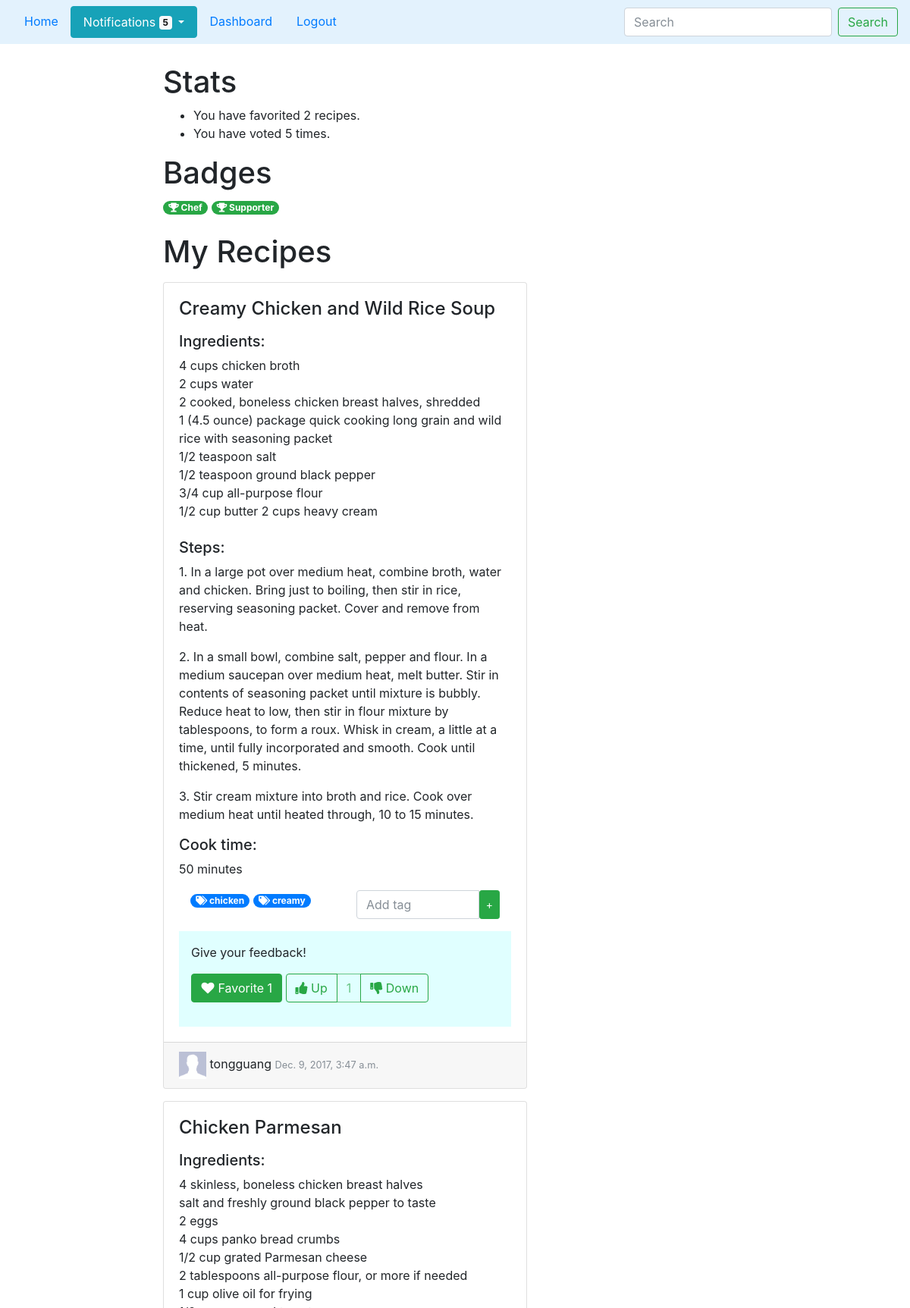
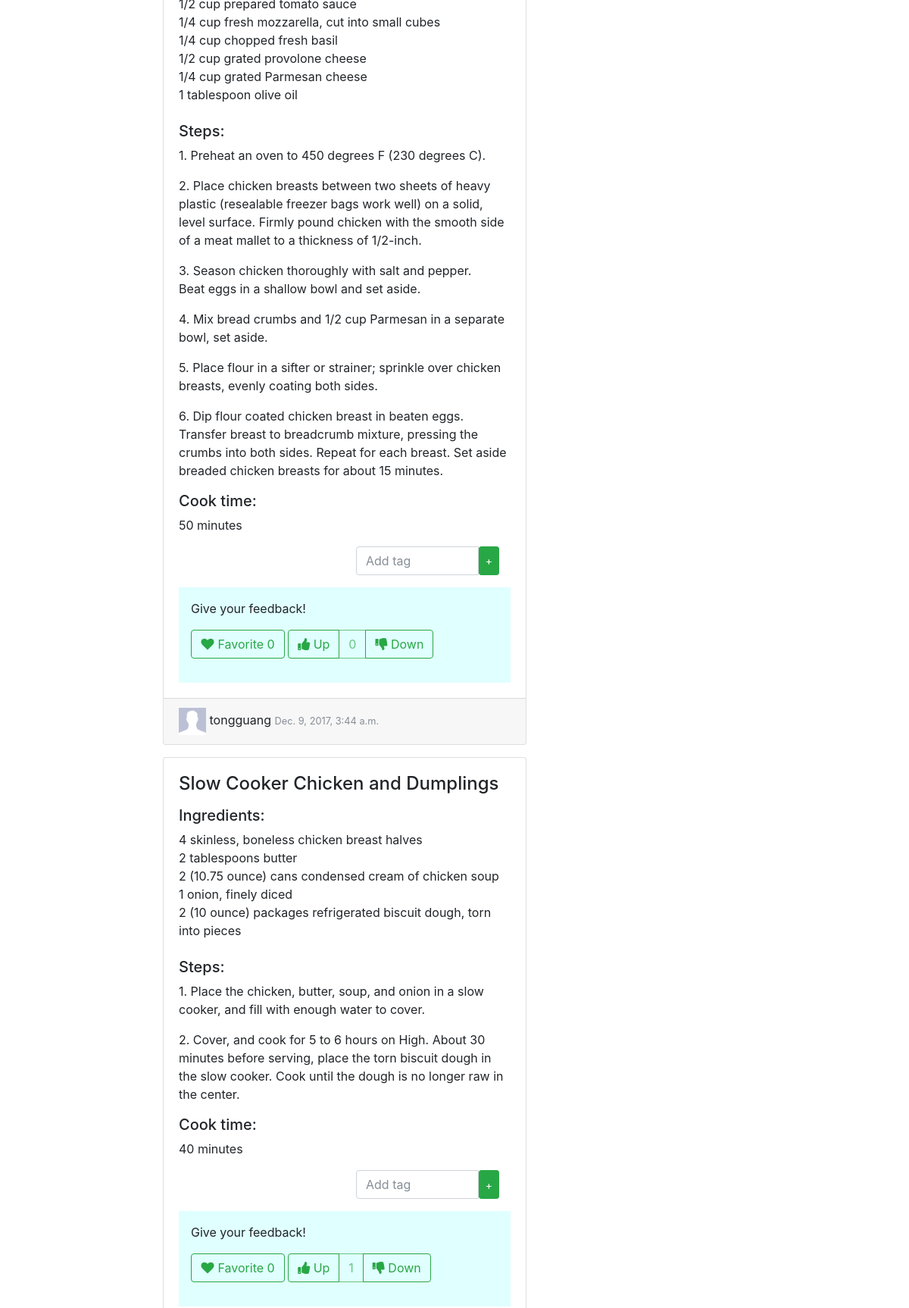
Page /recipes/dashboard (signed in, upper part) on the committed database (2 pictures, top to bottom).
### recipes/models.py (models this page shows, shortened)
class Content(models.Model):
	user = models.ForeignKey(User, blank=False, null=False)
	title = models.CharField(max_length=100)
	text = models.CharField(max_length=10000)
	created = models.DateTimeField(auto_now_add=True)
	minute = models.IntegerField(blank=False)

class Tag(models.Model):
	contents = models.ManyToManyField(Content)
	text = models.CharField(max_length=10, primary_key=True)

class Bloguser(models.Model):
	user = models.OneToOneField(User, on_delete=models.CASCADE)

### recipes/views.py (the view)
@login_required
def dashboard(request):
  context = {}
  context['contents'] = list(Content.objects.filter(user=request.user).order_by('-created'))
  for content in context['contents']:
    content.favCount = Favorite.objects.countOfContent(content)
    content.hasFav = Favorite.objects.getFavorite(request.user, content)
    content.voteCount = Vote.objects.countOfContent(content)
  context['badges'] = getBadges(request.user)
  context['notifications'] = getNotification(request.user)
  context['favCount'] = Favorite.objects.countOfUser(request.user)
  context['voteCount'] = Vote.objects.countOfUser(request.user)
  return render(request, 'recipes/dashboard.html', context)

### recipes/badges.py (called while the page is built)
def getBadges(User):
	badges = []
	if User.is_anonymous:
		return badges
	if Content.objects.filter(user=User).count() > 0:
		badges.append(("Chef", "You have your first recipe uploaded!"))
	for vote in Vote.objects.filter(user=User):
		if not vote.isUp:
			badges.append(("Critic", "Downvote is good!"))
			break;
	for vote in Vote.objects.filter(user=User):
		if vote.isUp:
			badges.append(("Supporter", "Upvote is good!"))
			break;
	return badges

### recipes/manager.py (called while the page is built)
  def countOfUser(self, user):
    if user.is_anonymous:
      return 0
    else:
      return self.get_queryset().filter(user=user).count()

  def countOfContent(self, content):
    return self.get_queryset().filter(content=content).count()

  def getFavorite(self, user, content):
    if user.is_anonymous:
      return None
    else:
      try:
        return self.get_queryset().get(user=user, content=content)
      except ObjectDoesNotExist:
        return None

  def countOfUser(self, user):
    if user.is_anonymous:
      return 0
    else:
      return self.get_queryset().filter(user=user).count()

  def countOfContent(self, content):
    rt = 0
    for v in self.get_queryset().filter(content=content):
      if v.isUp == True:
        rt += 1
      else:
        rt -= 1
    return rt

### recipes/notifications.py (called while the page is built)
def getNotification(user):
    if user.is_anonymous:
        return []
    else:
        return Notification.objects.filter(user=user).order_by('-created')

### recipes/templates/recipes/dashboard.html (shortened to what this page needs)
<html lang="en">
<head>
    {% load staticfiles %}
    <link href="{% static "css/bootstrap.min.css" %}" rel="stylesheet">
    <link href="{% static "css/fontawesome-all.min.css" %}" rel="stylesheet">
    <link href="{% static "css/recipes.css" %}" rel="stylesheet">
</head>
<body>
    {% block navbar %}{% include 'recipes/navbar.html' with active='dashboard' %}{% endblock %}
    <div class="container" style="margin-top: 4rem;">
        <div class="row">
            <div class="col-sm-8">
                {% block content %}
                    <h1>Stats</h1>
                    <div>
                        <ul>
                            <li>You have favorited {{ favCount }} recipes.</li>
                            <li>You have voted {{ voteCount }} times.</li>
                        </ul>
                    </div>
                    <h1>Badges</h1>
                    <div>
                        {% for name, info in badges %}
                            <span class="badge badge-pill badge-success" data-toggle="tooltip" data-placement="bottom" title="{{ info }}">
                            <i class="fa fa-trophy" aria-hidden="true"></i>
                            {{ name }}
                            </span>
                        {% endfor %}
                    </div>
                    <br>
                    <h1>My Recipes</h1>
                    <div>
                        {% include 'recipes/content.html' %}
                    </div>
                {% endblock %}
            </div>
        </div>
    </div>
</body>
</html>

### recipes/templates/recipes/content.html (shortened to what this page needs)
{% load static %}
{% for content in contents %}
<div class="card mt-3" id="content_{{ content.pk }}" style="width: 30rem;">
  <div class="card-body">
    <h4 class="card-title">{{ content.title }}</h4>
    <p class="card-text"> {{ content.text|safe|linebreaks }} </p>
    <p><h5>Cook time:</h5> {{ content.minute }} minutes </p>
    {% if not user.is_anonymous %}
      <div class="container">
        <div class="row">
          <div class="col-md-6">
            <div>
              {% for tag in content.tag_set.all %}
                <a href="search?searchQuery={{ tag.text }}"><span class="badge badge-pill badge-primary">
                  <i class="fa fa-tags" aria-hidden="true"></i>
                  {{ tag.text }}
                </span></a>
              {% endfor %}
            </div>
          </div>
          <div class="col-md-6">
            <form action="{% url 'addTag' %}" method="post">
              <div class="input-group">
                <input name="tag" type="text" class="form-control" placeholder="Add tag">
                <button class="btn btn-success btn-sm" type="submit" value="Submit">+</button>
              </div>
            </form>
          </div>
        </div>
      </div>
    {% endif %}
    {% if not user.is_anonymous %}
      {% include 'fav/fav_block.html' %}
    {% endif %}
  </div>
  <div class="card-footer">
      {% include 'recipes/picture_and_name.html' with bloguser=content.user.bloguser %}
      <small class="text-muted"> {{ content.created }} </small>
  </div>
</div>
{% endfor %}

### recipes/templates/fav/fav_block.html (shortened to what this page needs)
<div class="fav" style="background-color:lightcyan; padding: 1rem">
    <p>Give your feedback!</p>
	<form action="{% url 'fav' %}" method="POST">
		{% if content.hasFav %}
            <button class="btn btn-success my-2 my-sm-0" type="submit">
			    <i class="fa fa-heart" aria-hidden="true"></i> Favorite {{ content.favCount }}
            </button>
		{% else %}
            <button class="btn btn-outline-success my-2 my-sm-0" type="submit">
			    <i class="fa fa-heart" aria-hidden="true"></i> Favorite {{ content.favCount }}
            </button>
		{% endif %}
        <div class="btn-group" role="group" aria-label="...">
            {% if content.hasVote is 1 %}
                <a href="{% url 'voteUp' content.pk %}" class="btn btn-success my-2 my-sm-0">
                    <i class="fa fa-thumbs-up" aria-hidden="true"></i> Up
                </a>
            {% else %}
                <a href="{% url 'voteUp' content.pk %}" class="btn btn-outline-success my-2 my-sm-0">
                    <i class="fa fa-thumbs-up" aria-hidden="true"></i> Up
                </a>
            {% endif %}
            <button class="btn btn-outline-success my-2 my-sm-0" disabled> {{ content.voteCount }} </button>
            {% if content.hasVote is -1 %}
                <a href="{% url 'voteDown' content.pk %}" class="btn btn-success my-2 my-sm-0">
                    <i class="fa fa-thumbs-down" aria-hidden="true"></i> Down
                </a>
            {% else %}
                <a href="{% url 'voteDown' content.pk %}" class="btn btn-outline-success my-2 my-sm-0">
                    <i class="fa fa-thumbs-down" aria-hidden="true"></i> Down
                </a>
            {% endif %}
        </div>
		<br>
	</form>
</div>

### recipes/templates/recipes/picture_and_name.html (shortened to what this page needs)
{% load staticfiles %}
{% if bloguser.picture %}
	<img class="headshot" src="{% url 'photo' bloguser.pk %}" alt='user_img'>
{% else %}
	<img class="headshot" src="{% static 'images/dummyHead.png' %}" alt='user_img'>
{% endif %}
{{ bloguser.user.username }}

### recipes/static/css/recipes.css (style rules this page uses)
body { padding-top: 20px; }
.container { max-width: 800px; }
.headshot { height: 36px; width: 36px; }

### rows in the picture
Content: title "Creamy Chicken and Wild Rice Soup", text "Ingredients: 4 cups chicken broth 2 cups water 2 cooked, boneless chicken breast halves, shredded 1 (4.5 ounce) package quick cooking long grain and wild rice with seasoning packet 1/2 teaspoon salt 1/2 teaspoon ground black pepper 3/4 cup all-purpose flour 1/2 cup butter 2 cups heavy cream Steps: 1. In a large pot over medium heat, combine broth, water and chicken. Bring just to boiling, then stir in rice, reserving seasoning packet. Cover and remove from heat. 2. In a small bowl, combine salt, pepper and flour. In a medium saucepan over medium heat, melt butter. Stir in contents of seasoning packet until mixture is bubbly. Reduce heat to low, then stir in flour mixture by tablespoons, to…", minute "50", favCount "1", voteCount "1", created "Dec. 9, 2017, 3:47 a.m."
Tag: text "chicken"
Tag: text "creamy"
Bloguser: user.username "tongguang"
Content: title "Chicken Parmesan", text "Ingredients: 4 skinless, boneless chicken breast halves salt and freshly ground black pepper to taste 2 eggs 4 cups panko bread crumbs 1/2 cup grated Parmesan cheese 2 tablespoons all-purpose flour, or more if needed 1 cup olive oil for frying 1/2 cup prepared tomato sauce 1/4 cup fresh mozzarella, cut into small cubes 1/4 cup chopped fresh basil 1/2 cup grated provolone cheese 1/4 cup grated Parmesan cheese 1 tablespoon olive oil Steps: 1. Preheat an oven to 450 degrees F (230 degrees C). 2. Place chicken breasts between two sheets of heavy plastic (resealable freezer bags work well) on a solid, level surface. Firmly pound chicken with the smooth side of a meat mallet to a thickness of…", minute "50", favCount "0", voteCount "0", created "Dec. 9, 2017, 3:44 a.m."
Content: title "Slow Cooker Chicken and Dumplings", text "Ingredients: 4 skinless, boneless chicken breast halves 2 tablespoons butter 2 (10.75 ounce) cans condensed cream of chicken soup 1 onion, finely diced 2 (10 ounce) packages refrigerated biscuit dough, torn into pieces Steps: 1. Place the chicken, butter, soup, and onion in a slow cooker, and fill with enough water to cover. 2. Cover, and cook for 5 to 6 hours on High. About 30 minutes before serving, place the torn biscuit dough in the slow cooker. Cook until the dough is no longer raw in the center.", minute "40", favCount "0", voteCount "1"

### other values in the picture
{{ notifications.count }} "5"
{{ favCount }} "2"
{{ voteCount }} "5"
{{ name }} "Chef" "Supporter"
